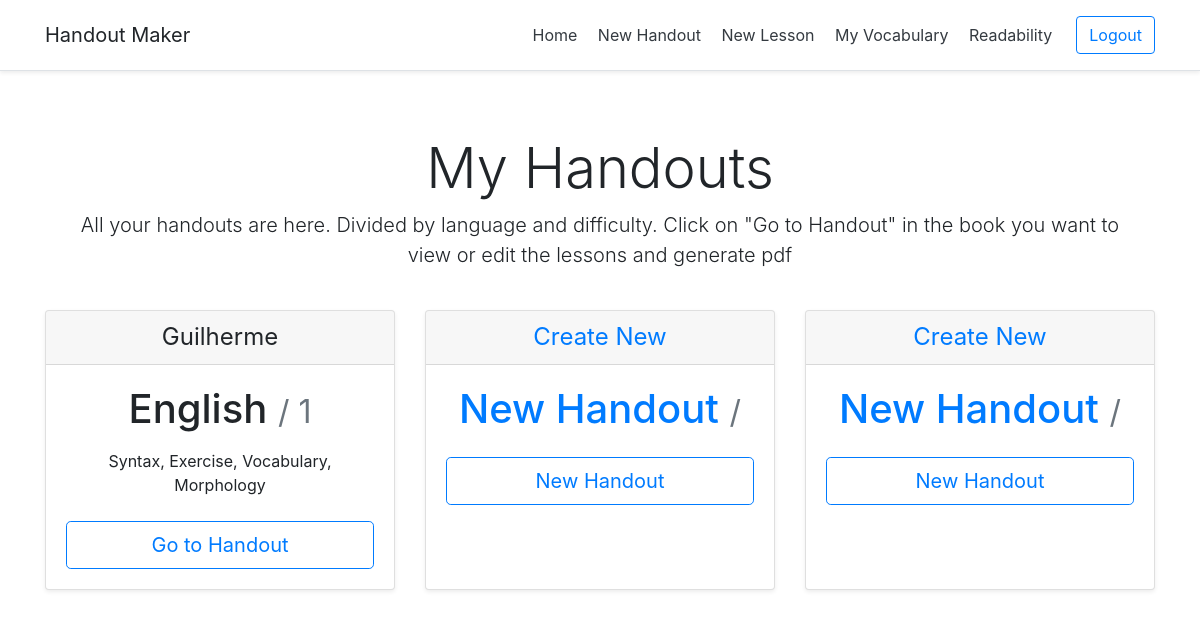
The page /myhandout (signed in) on the database its author committed.
### tables this page shows
CREATE TABLE handouts (
	handout_id INTEGER NOT NULL, 
	user_id INTEGER, 
	handout_name VARCHAR(30) NOT NULL, 
	language VARCHAR(30) NOT NULL, 
	level INTEGER NOT NULL, 
	desc_csv VARCHAR NOT NULL, 
	PRIMARY KEY (handout_id)
);

### app.py (the view)
@app.route("/myhandout")
@login_required
def myhandout():
    ids = []
    names = []
    languages = []
    levels = []
    desc_csv = []
    with engine.connect() as conn:
        db_handout = conn.execute("SELECT * FROM handouts WHERE user_id = ?", (session['user_id'])).fetchall()
        count_handout = conn.execute("SELECT COUNT(*) as count FROM handouts WHERE user_id = ?", (session['user_id'])).fetchall()
        count = count_handout[0]['count']
        for i in range(count):
            data_id = db_handout[i]['handout_id']
            data_name = db_handout[i]['handout_name']
            data_language = db_handout[i]['language']
            data_level = db_handout[i]['level']
            data_desc = db_handout[i]['desc_csv']
            ids.append(data_id)
            names.append(data_name)
            languages.append(data_language)
            levels.append(data_level)
            desc_csv.append(data_desc)
    return render_template("myhandout.html", count=count, name=names, language=languages, level=levels, desc=desc_csv, handout_id=ids)

### helpers.py (called while the page is built)
def login_required(f):
    @wraps(f)
    def decorated_function(*args, **kwargs):
        if session.get("user_id") is None:
            return redirect("/login")
        return f(*args, **kwargs)
    return decorated_function

### templates/myhandout.html (shortened to what this page needs)
{% extends "layout.html" %}
{% block container %}
<div class="container">
    <div class="pricing-header px-3 py-3 pt-md-5 pb-md-4 mx-auto text-center">
        <h1 class="display-4">My Handouts</h1>
        <p class="lead">All your handouts are here. Divided by language and difficulty. Click on "Go to Handout" in the book you want to view or edit the lessons and generate pdf</p>
    </div>
    {% for n in range(count) %}
        {% if n == 0 or n % 3 == 0 %}
        <div class="card-deck mb-3 text-center">
            {% for i in range(n, n + 3) %}
                <div class="card mb-4 shadow-sm">
                    <div class="card-header">
                        <h4 class="my-0 font-weight-normal">
                            {% if name[i] %}
                                {{ name[i] }}
                            {% else %}
                                <a href="newhandout">Create New</a>
                            {% endif %}
                        </h4>
                    </div>
                    <div class="card-body">
                        <h1 class="card-title pricing-card-title">
                            {% if language[i]  %}
                                {{ language[i] }}
                            {% else %}
                                <a href="/newhandout">New Handout</a>
                            {% endif %}
                            <small class="text-muted">/ {{ level[i] }}</small></h1>
                        <ul class="list-unstyled mt-3 mb-4">
                            <li>{{ desc[i] }}</li>
                        </ul>
                            {% if handout_id[i]  %}
                                <a href="handout/{{ handout_id[i]  }}/"><button type="button" class="btn btn-lg btn-block btn-outline-primary">Go to Handout</button></a>
                            {% else %}
                                <a href="/newhandout"><button type="button" class="btn btn-lg btn-block btn-outline-primary">New Handout</button></a>
                            {% endif %}
                    </div>
                </div>
            {% endfor %}
        </div>
        {% endif %}
    {% endfor %}
</div>
    {% endblock %}

### rows shown on the page
handouts: handout_name "Guilherme", language "English", desc_csv "Syntax, Exercise, Vocabulary, Morphology"

### other values the page prints
{{ level[i] }} "1"
